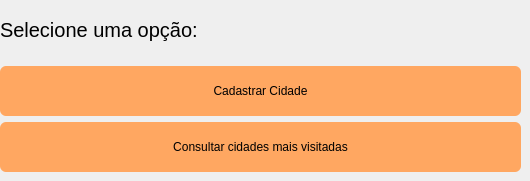
        <widget class="QWidget" name="page">
         <widget class="QWidget" name="verticalLayoutWidget_2">
          <property name="geometry">
           <rect>
            <x>0</x>
            <y>0</y>
            <width>521</width>
            <height>172</height>
           </rect>
          </property>
          <layout class="QVBoxLayout" name="verticalLayout_2">
           <item>
            <widget class="QLabel" name="label_6">
             <property name="styleSheet">
              <string notr="true">font-size:20px</string>
             </property>
             <property name="text">
              <string>Selecione uma opção:</string>
             </property>
            </widget>
           </item>
           <item>
            <widget class="QPushButton" name="pushButton_8">
             <property name="minimumSize">
              <size>
               <width>0</width>
               <height>50</height>
              </size>
             </property>
             <property name="styleSheet">
              <string notr="true">QPushButton {
    background-color: #FFA761;
    color: black;              
    border-radius: 6px;        
}

QPushButton:hover {
    background-color: #eb9021; 
}</string>
             </property>
             <property name="text">
              <string>Cadastrar Cidade</string>
             </property>
            </widget>
           </item>
           <item>
            <widget class="QPushButton" name="pushButton_7">
             <property name="minimumSize">
              <size>
               <width>100</width>
               <height>50</height>
              </size>
             </property>
             <property name="styleSheet">
              <string notr="true">QPushButton {
    background-color: #FFA761;
    color: black;              
    border-radius: 6px;        
}

QPushButton:hover {
    background-color: #eb9021; 
}</string>
             </property>
             <property name="text">
              <string>Consultar cidades mais visitadas</string>
             </property>
            </widget>
           </item>
          </layout>
         </widget>
        </widget>
